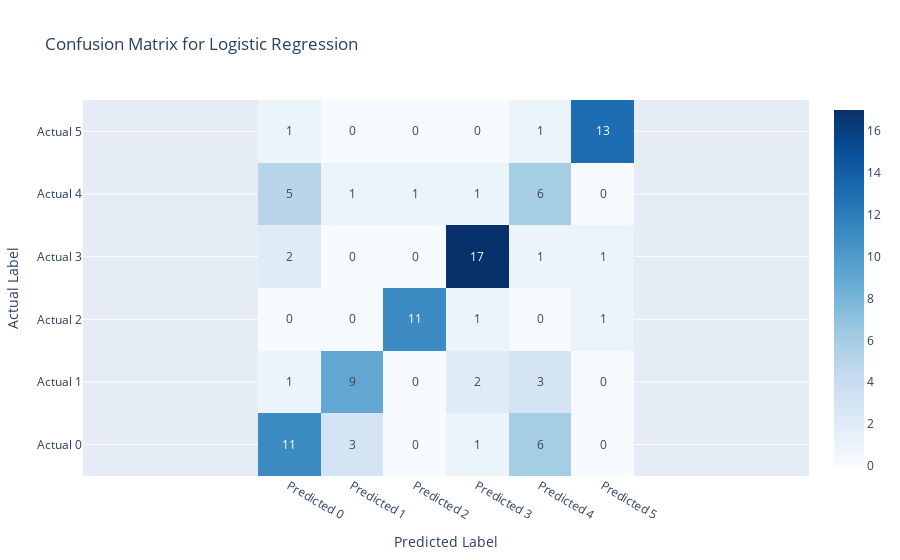
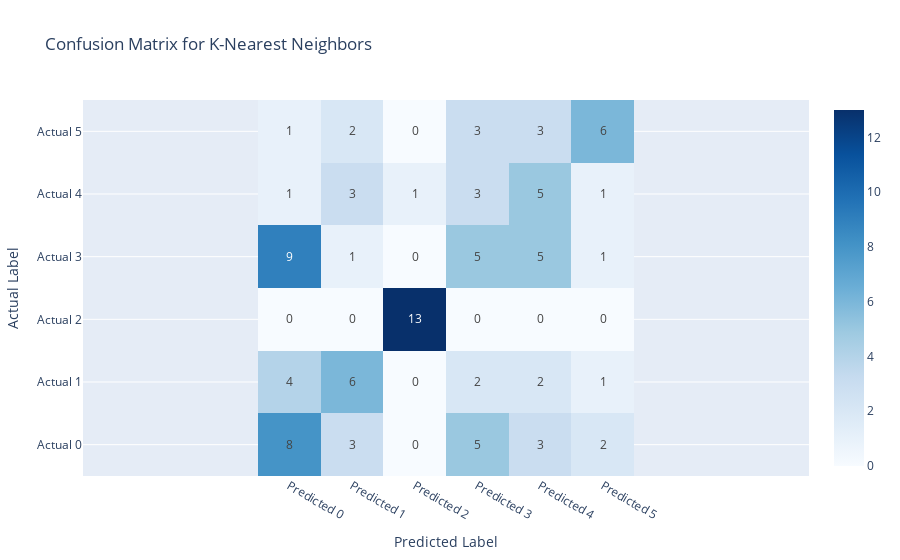
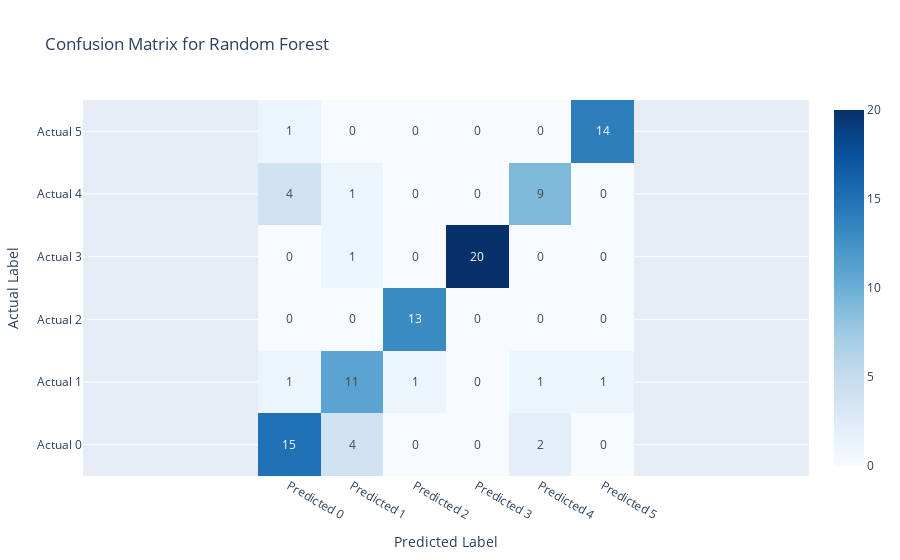
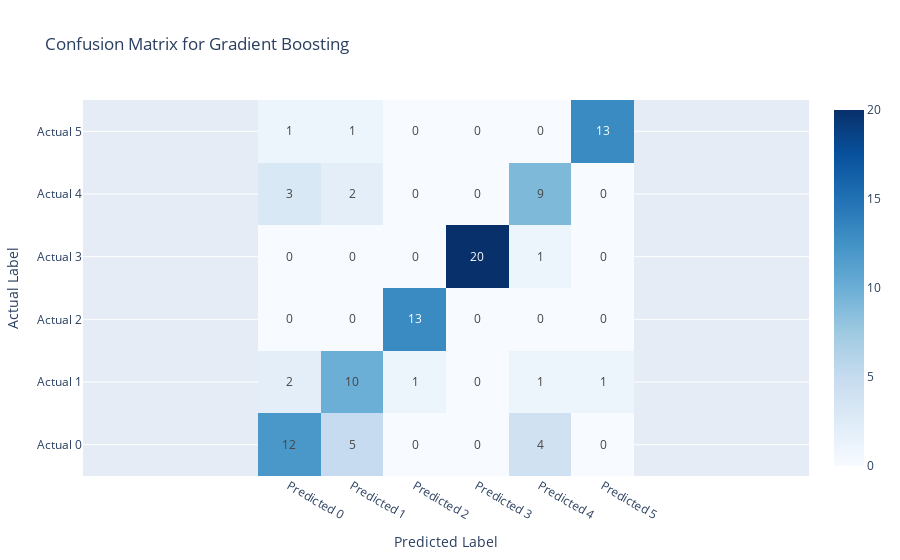

The notebook cell saved with these charts, in order:
### Code cell
import plotly.graph_objects as go

results = {}

# Training, prediction, and metric calculations
for model_name, model in models.items():
    print(f"\nTraining {model_name}...")
    model.fit(X_train, y_train_encoded)  # Train the model
    y_pred = model.predict(X_test)  # Predict on the test set
    
    # Storing metrics
    results[model_name] = {
        "Accuracy": accuracy_score(y_test_encoded, y_pred),
        "Precision": precision_score(y_test_encoded, y_pred, average='weighted'),
        "Recall": recall_score(y_test_encoded, y_pred, average='weighted'),
        "F1 Score": f1_score(y_test_encoded, y_pred, average='weighted'),
        "Confusion Matrix": confusion_matrix(y_test_encoded, y_pred),
        "Classification Report": classification_report(y_test_encoded, y_pred)
    }

    # Plotting the confusion matrix using Plotly with numbers displayed and square grid
    confusion_mat = results[model_name]["Confusion Matrix"]
    fig = go.Figure(data=go.Heatmap(
        z=confusion_mat,
        x=[f"Predicted {i}" for i in range(len(confusion_mat))],
        y=[f"Actual {i}" for i in range(len(confusion_mat))],
        colorscale="Blues",
        text=confusion_mat,  # Display numbers in each cell
        texttemplate="%{text}",  # Format to show text values
        showscale=True
    ))
    fig.update_layout(
        title=f"Confusion Matrix for {model_name}",
        xaxis_title="Predicted Label",
        yaxis_title="Actual Label",
        xaxis=dict(scaleanchor="y", scaleratio=1)  # Ensures square cells
    )
    fig.show()

### Figure 1 — Plotly figure (JSON) as saved in the notebook; plotly's stock layout.template omitted (floating-point values rounded to 4 significant figures)
{"data": [{"colorscale": [[0, "rgb(247,251,255)"], [0.125, "rgb(222,235,247)"], [0.25, "rgb(198,219,239)"], [0.375, "rgb(158,202,225)"], [0.5, "rgb(107,174,214)"], [0.625, "rgb(66,146,198)"], [0.75, "rgb(33,113,181)"], [0.875, "rgb(8,81,156)"], [1, "rgb(8,48,107)"]], "showscale": true, "text": [[11, 3, 0, 1, 6, 0], [1, 9, 0, 2, 3, 0], [0, 0, 11, 1, 0, 1], [2, 0, 0, 17, 1, 1], [5, 1, 1, 1, 6, 0], [1, 0, 0, 0, 1, 13]], "texttemplate": "%{text}", "type": "heatmap", "x": ["Predicted 0", "Predicted 1", "Predicted 2", "Predicted 3", "Predicted 4", "Predicted 5"], "y": ["Actual 0", "Actual 1", "Actual 2", "Actual 3", "Actual 4", "Actual 5"], "z": [[11, 3, 0, 1, 6, 0], [1, 9, 0, 2, 3, 0], [0, 0, 11, 1, 0, 1], [2, 0, 0, 17, 1, 1], [5, 1, 1, 1, 6, 0], [1, 0, 0, 0, 1, 13]]}], "layout": {"title": {"text": "Confusion Matrix for Logistic Regression"}, "xaxis": {"scaleanchor": "y", "scaleratio": 1, "title": {"text": "Predicted Label"}}, "yaxis": {"title": {"text": "Actual Label"}}}}

### Figure 2 — Plotly figure (JSON) as saved in the notebook; plotly's stock layout.template omitted (floating-point values rounded to 4 significant figures)
{"data": [{"colorscale": [[0, "rgb(247,251,255)"], [0.125, "rgb(222,235,247)"], [0.25, "rgb(198,219,239)"], [0.375, "rgb(158,202,225)"], [0.5, "rgb(107,174,214)"], [0.625, "rgb(66,146,198)"], [0.75, "rgb(33,113,181)"], [0.875, "rgb(8,81,156)"], [1, "rgb(8,48,107)"]], "showscale": true, "text": [[8, 3, 0, 5, 3, 2], [4, 6, 0, 2, 2, 1], [0, 0, 13, 0, 0, 0], [9, 1, 0, 5, 5, 1], [1, 3, 1, 3, 5, 1], [1, 2, 0, 3, 3, 6]], "texttemplate": "%{text}", "type": "heatmap", "x": ["Predicted 0", "Predicted 1", "Predicted 2", "Predicted 3", "Predicted 4", "Predicted 5"], "y": ["Actual 0", "Actual 1", "Actual 2", "Actual 3", "Actual 4", "Actual 5"], "z": [[8, 3, 0, 5, 3, 2], [4, 6, 0, 2, 2, 1], [0, 0, 13, 0, 0, 0], [9, 1, 0, 5, 5, 1], [1, 3, 1, 3, 5, 1], [1, 2, 0, 3, 3, 6]]}], "layout": {"title": {"text": "Confusion Matrix for K-Nearest Neighbors"}, "xaxis": {"scaleanchor": "y", "scaleratio": 1, "title": {"text": "Predicted Label"}}, "yaxis": {"title": {"text": "Actual Label"}}}}

### Figure 3 — Plotly figure (JSON) as saved in the notebook; plotly's stock layout.template omitted (floating-point values rounded to 4 significant figures)
{"data": [{"colorscale": [[0, "rgb(247,251,255)"], [0.125, "rgb(222,235,247)"], [0.25, "rgb(198,219,239)"], [0.375, "rgb(158,202,225)"], [0.5, "rgb(107,174,214)"], [0.625, "rgb(66,146,198)"], [0.75, "rgb(33,113,181)"], [0.875, "rgb(8,81,156)"], [1, "rgb(8,48,107)"]], "showscale": true, "text": [[15, 4, 0, 0, 2, 0], [1, 11, 1, 0, 1, 1], [0, 0, 13, 0, 0, 0], [0, 1, 0, 20, 0, 0], [4, 1, 0, 0, 9, 0], [1, 0, 0, 0, 0, 14]], "texttemplate": "%{text}", "type": "heatmap", "x": ["Predicted 0", "Predicted 1", "Predicted 2", "Predicted 3", "Predicted 4", "Predicted 5"], "y": ["Actual 0", "Actual 1", "Actual 2", "Actual 3", "Actual 4", "Actual 5"], "z": [[15, 4, 0, 0, 2, 0], [1, 11, 1, 0, 1, 1], [0, 0, 13, 0, 0, 0], [0, 1, 0, 20, 0, 0], [4, 1, 0, 0, 9, 0], [1, 0, 0, 0, 0, 14]]}], "layout": {"title": {"text": "Confusion Matrix for Random Forest"}, "xaxis": {"scaleanchor": "y", "scaleratio": 1, "title": {"text": "Predicted Label"}}, "yaxis": {"title": {"text": "Actual Label"}}}}

### Figure 4 — Plotly figure (JSON) as saved in the notebook; plotly's stock layout.template omitted (floating-point values rounded to 4 significant figures)
{"data": [{"colorscale": [[0, "rgb(247,251,255)"], [0.125, "rgb(222,235,247)"], [0.25, "rgb(198,219,239)"], [0.375, "rgb(158,202,225)"], [0.5, "rgb(107,174,214)"], [0.625, "rgb(66,146,198)"], [0.75, "rgb(33,113,181)"], [0.875, "rgb(8,81,156)"], [1, "rgb(8,48,107)"]], "showscale": true, "text": [[12, 5, 0, 0, 4, 0], [2, 10, 1, 0, 1, 1], [0, 0, 13, 0, 0, 0], [0, 0, 0, 20, 1, 0], [3, 2, 0, 0, 9, 0], [1, 1, 0, 0, 0, 13]], "texttemplate": "%{text}", "type": "heatmap", "x": ["Predicted 0", "Predicted 1", "Predicted 2", "Predicted 3", "Predicted 4", "Predicted 5"], "y": ["Actual 0", "Actual 1", "Actual 2", "Actual 3", "Actual 4", "Actual 5"], "z": [[12, 5, 0, 0, 4, 0], [2, 10, 1, 0, 1, 1], [0, 0, 13, 0, 0, 0], [0, 0, 0, 20, 1, 0], [3, 2, 0, 0, 9, 0], [1, 1, 0, 0, 0, 13]]}], "layout": {"title": {"text": "Confusion Matrix for Gradient Boosting"}, "xaxis": {"scaleanchor": "y", "scaleratio": 1, "title": {"text": "Predicted Label"}}, "yaxis": {"title": {"text": "Actual Label"}}}}
